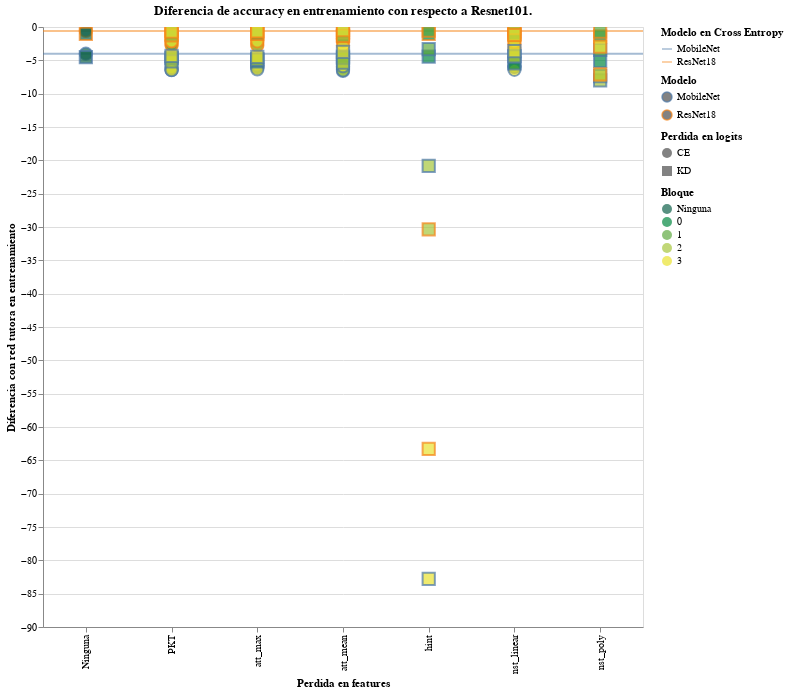

Notebook source saved alongside this figure:
### Markdown cell above
3- Barras con test_acc/train_acc*feats(layer), raya en logit (t8), en grid ([kd,ce,kdce] [mobilenet,resnet])

### Code cell
grafico_con_barra_y_CE(shape='log_dist').properties(width=600,height=600)
